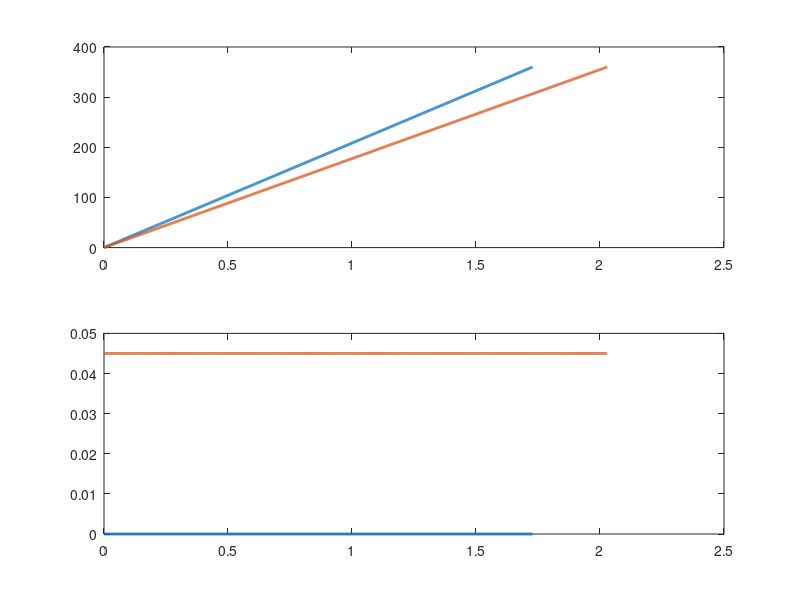

Recreate this plot in MATLAB. (Note: this script raises an error after producing the figure.)
clear variables; close all; clc;

input_data_filename = 'CPG trajectory';

num_of_iterations = 1000;

for mode = 1:4
    switch mode 
        case 1
            forward_vel_set = 0.4; % define forward velocity
            delta_r_initial = 0;
            theta_array = linspace(0, 360, num_of_iterations); % constant omega
            omega = forward_vel_set / 0.11 ; % fixing constant %(V/r)=w
            t_elapsed = (2*pi)/omega; 
            t_array = linspace(0,t_elapsed,num_of_iterations);
            r_array = 0 * theta_array + delta_r_initial ;  % constant delta_r
        case 2
            forward_vel_set = 0.4; % define forward velocity
            delta_r_initial = 0.045;
            theta_array = linspace(0, 360, num_of_iterations); % constant omega
            omega = forward_vel_set / 0.155 * 1.2; % fixing constant %(V/r)=w
            t_elapsed = (2*pi)/omega; 
            t_array = linspace(0,t_elapsed,num_of_iterations);
            r_array = 0 * theta_array + delta_r_initial ;  % constant delta_r
        case 3
            xlsx_tab_str = 'Trot, V=400';
            input_data = xlsread([input_data_filename,'.xlsx'],xlsx_tab_str);

            t_array = input_data(:,1);
            theta_array = input_data(:,2);
            r_array = input_data(:,3);
        case 4
            xlsx_tab_str = 'Walk, V=400';
            input_data = xlsread([input_data_filename,'.xlsx'],xlsx_tab_str);

            t_array = input_data(:,1);
            theta_array = input_data(:,2);
            r_array = input_data(:,3);
    end


    
    subplot(2,1,1)
    plot(t_array,theta_array, 'linewidth', 2);
    hold on;
    
    subplot(2,1,2)
    plot(t_array,r_array, 'linewidth', 2);
    hold on;
end
subplot(2,1,1)
title('Theta, V=400 [mm/s]');
xlabel('t (s)');
ylabel('Theta (deg)');
legend('Wheel','dr=0.045[m]','Trot','Walk');

subplot(2,1,2)
title('R, V=400 [mm/s]');
xlabel('t (s)');
ylabel('R (m)');
legend('Wheel','dr=0.045[m]','Trot','Walk');